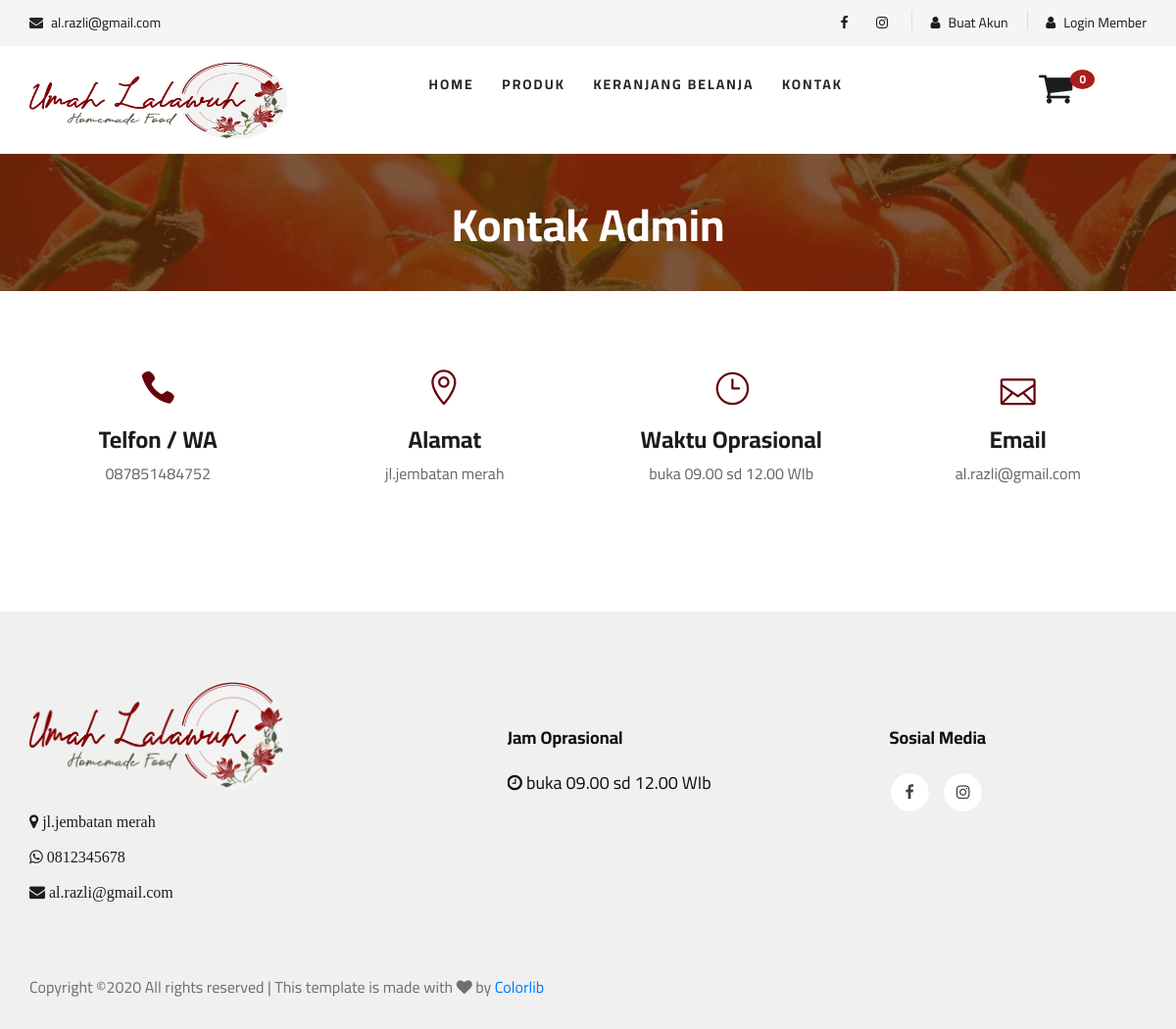
The app's page /index.php/front_end/c_kontak with its own data.
### tables this page shows
CREATE TABLE `data_toko` (
  `id_toko` int(25) NOT NULL,
  `link_facebook` text NOT NULL,
  `link_instagram` text NOT NULL,
  `rekening` varchar(255) NOT NULL,
  `alamat` text NOT NULL,
  `no_telfon` text NOT NULL,
  `no_wa` text NOT NULL,
  `email` varchar(25) NOT NULL,
  `jam_buka` text NOT NULL,
  `banner_header` text NOT NULL,
  `banner_kiri` text NOT NULL,
  `banner_kanan` text NOT NULL
);

### application/controllers/front_end/c_kontak.php (called while the page is built, shortened)
<?php
class C_kontak extends CI_Controller {
public function __construct()
{
	$this->load->model('front_end/M_home');
}
	public function index()
	{
        $tmp['title'] = 'CP Umah Lelawuh';
        $tmp["data_toko"] = $this->M_home->get_toko();
        $tmp['contents'] = 'front_end/kontak';
        $this->load->view('front_end/belanja/tamplate_belanja', $tmp);
	}
}

### index.php (called while the page is built, shortened)
<?php
require_once BASEPATH.'core/CodeIgniter.php';

### application/models/front_end/M_home.php (called while the page is built, shortened)
<?php
class M_home extends CI_Model
{
    public function get_toko()
    {
       $query = $this->db->get('data_toko');
       return $query->row();
    }
}

### application/views/front_end/kontak.php (the view)
<section class="breadcrumb-section set-bg" data-setbg="<?php echo base_url();?>assets/frond_end/img/breadcrumb.jpg">
    <div class="container">
        <div class="row">
            <div class="col-lg-12 text-center">
                <div class="breadcrumb__text">
                    <h2>Kontak Admin</h2>
                </div>
            </div>
        </div>
    </div>
</section>
<section class="contact spad">
    <div class="container">
        <div class="row">
            <div class="col-lg-3 col-md-3 col-sm-6 text-center">
                <div class="contact__widget">
                    <span class="icon_phone"></span>
                    <h4>Telfon / WA</h4>
                    <p><?php echo $data_toko->no_telfon; ?></p>
                </div>
            </div>
            <div class="col-lg-3 col-md-3 col-sm-6 text-center">
                <div class="contact__widget">
                    <span class="icon_pin_alt"></span>
                    <h4>Alamat</h4>
                    <p><?php echo $data_toko->alamat; ?></p>
                </div>
            </div>
            <div class="col-lg-3 col-md-3 col-sm-6 text-center">
                <div class="contact__widget">
                    <span class="icon_clock_alt"></span>
                    <h4>Waktu Oprasional</h4>
                    <p><?php echo $data_toko->jam_buka; ?></p>
                </div>
            </div>
            <div class="col-lg-3 col-md-3 col-sm-6 text-center">
                <div class="contact__widget">
                    <span class="icon_mail_alt"></span>
                    <h4>Email</h4>
                    <p><?php echo $data_toko->email; ?></p>
                </div>
            </div>
        </div>
    </div>
</section>

### application/views/front_end/header.php (shortened to what this page needs)
<header class="header">
    <div class="header__top">
        <div class="container">
            <div class="row">
                <div class="col-lg-6 col-md-6">
                    <div class="header__top__left">
                        <ul>
                            <li><i class="fa fa-envelope"></i> <?php echo $data_toko->email ?></li>
                        </ul>
                    </div>
                </div>
                <div class="col-lg-6 col-md-6">
                    <div class="header__top__right">
                        <div class="header__top__right__social">
                            <a href="<?php echo $data_toko->link_facebook?>"><i class="fa fa-facebook"></i></a>
                            <a href="<?php echo $data_toko->link_instagram?>"><i class="fa fa-instagram"></i></a>
                        </div>
                        <?php if ($this->session->userdata('nama')) { ?>
                        <div class="header__top__right__social">
                           <a href="#"><i class="fa fa-user"></i><?php echo $this->session->userdata('nama'); ?></a>
                        </div>
                        <div class="header__top__right__auth">
                            <a href="<?php echo base_url() ;?>front_end/login/logout"><i class="fa fa-sign-out"></i>  Log Out</a>
                        </div>
                        <?php }else{ ?>
                            <div class="header__top__right__social">
                           <a href="<?php echo base_url() ;?>front_end/login/registrasi"><i class="fa fa-user"></i>  Buat Akun</a>
                        </div>
                        <div class="header__top__right__auth">
                            <a href="<?php echo base_url() ;?>front_end/login"><i class="fa fa-user"></i>  Login Member</a>
                        </div>
                    <?php } ?>
                    </div>
                </div>
            </div>
        </div>
    </div>
    <div class="container">
        <div class="row">
            <div class="col-lg-3">
                <div class="header__logo">
                    <img width="400" height="80"
                            src="<?php echo base_url() ;?>assets/upload/toko/3.png" alt="">
                </div>
            </div>
            <?php if ($this->session->userdata('nama')) { ?>
                <div class="col-lg-7 text-center">
                <nav class="header__menu">
                    <ul>
                        <li <?= $this->uri->segment(2) == 'home' || $this->uri->segment(2) == '' ? 'class="active"' : '' ?>><a href="<?php echo base_url() ;?>front_end/home">Home</a>
                        </li>
                        <li <?= $this->uri->segment(3) == 'belanja' || $this->uri->segment(2) == '' ? 'class="active"' : '' ?>><a href="<?php echo base_url() ;?>front_end/home/belanja">Produk</a></li>
                        <li <?= $this->uri->segment(2) == 'c_cart' || $this->uri->segment(2) == '' ? 'class="active"' : '' ?>><a href="<?php echo base_url() ;?>front_end/c_cart">Keranjang
                                Belanja</a></li>
                        <li <?= $this->uri->segment(2) == 'C_kontak' || $this->uri->segment(2) == '' ? 'class="active"' : '' ?>><a href="<?php echo base_url() ;?>front_end/C_kontak">Kontak</a></li>
                        <li <?= $this->uri->segment(2) == 'C_pesanan' || $this->uri->segment(2) == '' ? 'class="active"' : '' ?>><a href="<?php echo base_url() ;?>front_end/C_pesanan/pesanan/<?php echo $this->session->userdata('id_user') ?>">Pesanan</a></li>
                    </ul>
                </nav>
            </div>
            <?php }else{ ?>
            <div class="col-lg-7 text-center">
                <nav class="header__menu">
                    <ul>
                        <li <?= $this->uri->segment(2) == 'home' || $this->uri->segment(2) == '' ? 'class="active"' : '' ?>><a href="<?php echo base_url() ;?>front_end/home">Home</a>
                        </li>
                        <li  <?= $this->uri->segment(3) == 'belanja' || $this->uri->segment(2) == '' ? 'class="active"' : '' ?>><a href="<?php echo base_url() ;?>front_end/home/belanja">Produk</a></li>
                        <li  <?= $this->uri->segment(2) == 'c_cart' || $this->uri->segment(2) == '' ? 'class="active"' : '' ?>><a href="<?php echo base_url() ;?>front_end/c_cart">Keranjang
                                Belanja</a></li>
                        <li  <?= $this->uri->segment(2) == 'C_kontak' || $this->uri->segment(2) == '' ? 'class="active"' : '' ?>><a href="<?php echo base_url() ;?>front_end/C_kontak">Kontak</a></li>
                    </ul>
                </nav>
            </div>
        <?php } ?>
            <div class="col-lg-2">
                <div class="header__cart">
                    <ul>
                        <li><a href="<?php echo base_url() ;?>front_end/c_cart"><i
                                    class="fa fa-shopping-cart"></i>
                                <span><?php echo $this->cart->total_items(); ?></span></a></li>
                    </ul>
                </div>
            </div>
        </div>
    </div>
</header>

### application/views/front_end/footer.php (shortened to what this page needs)
<footer class="footer spad">
    <div class="container">
        <div class="row">
            <div class="col-lg-3 col-md-6 col-sm-6">
                <div class="footer__about">
                    <div class="footer__about__logo">
                       <img
                                src="<?php echo base_url() ;?>assets/upload/toko/2.png" alt="">
                    </div>
                    <ul>
                        <li class="fa fa-map-marker"> <?php echo $data_toko->alamat ?></li><br>
                        <li class="fa fa-whatsapp">     <?php echo $data_toko->no_wa ?></li><br>
                        <li class="fa fa-envelope">     <?php echo $data_toko->email ?></li>
                    </ul>
                </div>
            </div>
            <div class="col-lg-4 col-md-6 col-sm-6 offset-lg-2">
                <br><br>
                <div class="footer__widget">
                    <h5><b>Jam Oprasional</b></h5>
                    <br>
                    <h5 ><i class="fa fa-clock-o" aria-hidden="true"></i> <?php echo $data_toko->jam_buka?></h5>
                    <br>
                </div>
            </div>
            <div class="col-lg-2 col-md-12">
                <br><br>
                <div class="footer__widget">
                    <div class="footer__widget__social">
                        <h5><b>Sosial Media</b></h5>
                        <br>
                        <a href="<?php echo $data_toko->link_facebook?>"><i class="fa fa-facebook"></i></a>
                        <a href="<?php echo $data_toko->link_instagram?>"><i class="fa fa-instagram"></i></a>
                    </div>
                </div>
            </div>
        </div>
        <div class="row">
            <div class="col-lg-12">
                <div class="footer__copyright">
                    <div class="footer__copyright__text">
                        <p>
                            Copyright &copy; All rights reserved | This template is made with <i class="fa fa-heart"
                                aria-hidden="true"></i> by <a
                                href="https://colorlib.com"
                                target="_blank">Colorlib</a>
                        </p>
                    </div>
            </div>
        </div>
    </div>
</footer>

### records on screen
data_toko: email "al.razli@gmail.com", no_telfon "087851484752", alamat "jl.jembatan merah", jam_buka "buka 09.00 sd 12.00 WIb", no_wa "0812345678"

### other values on screen
$this->cart->total_items() "0"
